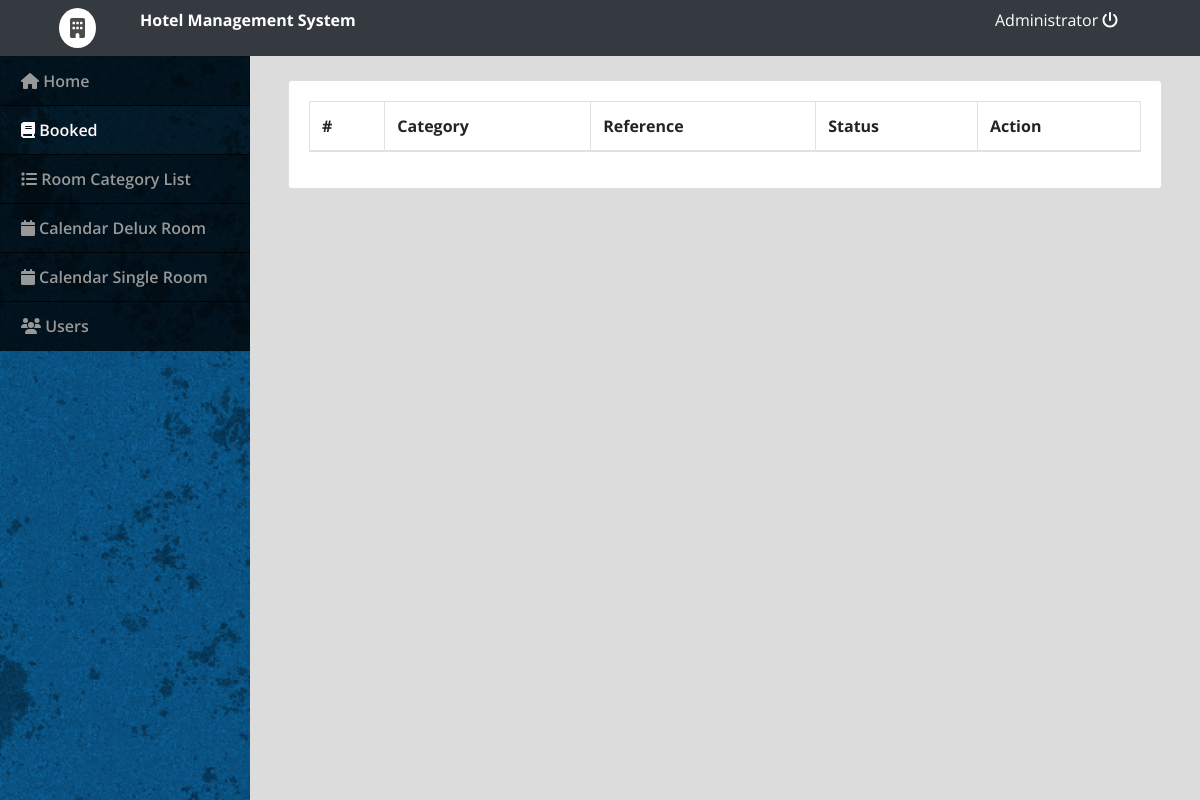
/admin/index.php?page=booked (signed in), run on an earlier commit of the app's database.
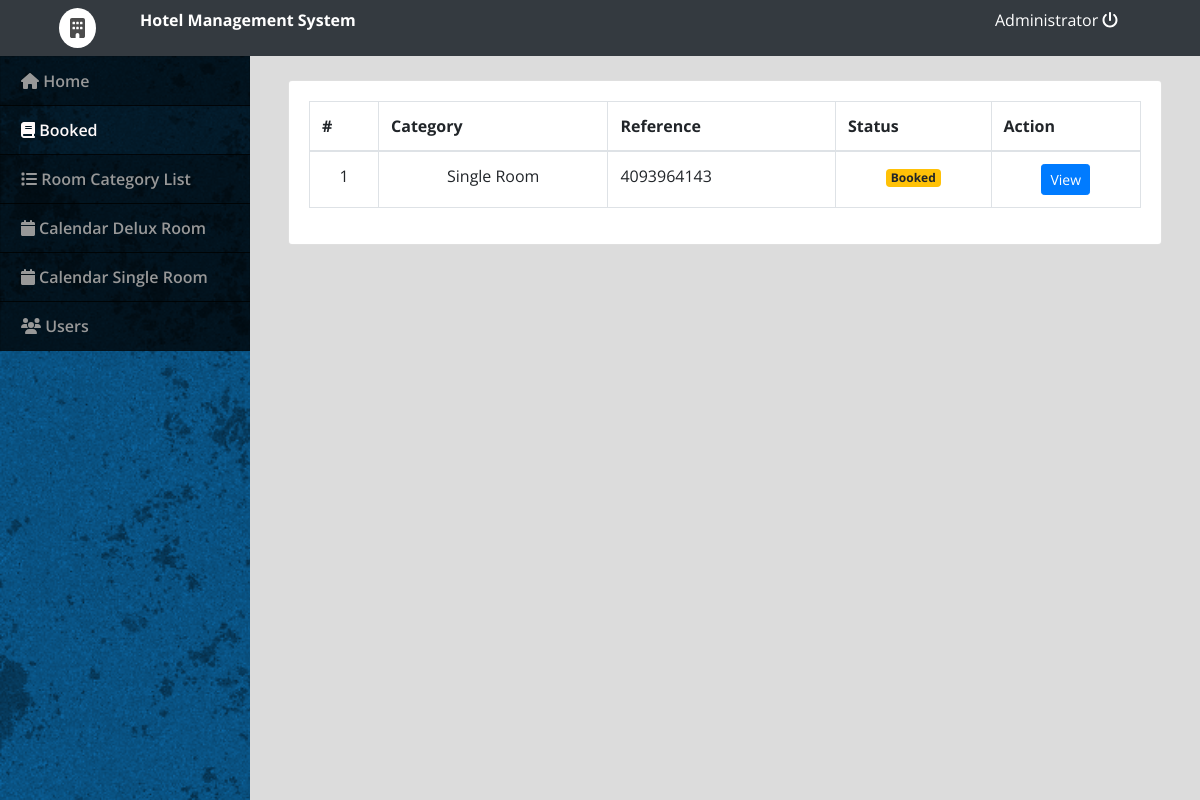
And on a later commit of the database.
### tables this page shows
CREATE TABLE `checked` (
  `id` int(30) NOT NULL,
  `ref_no` varchar(100) NOT NULL,
  `room_id` int(30) NOT NULL,
  `name` text NOT NULL,
  `contact_no` varchar(20) NOT NULL,
  `date_in` datetime NOT NULL,
  `date_out` datetime NOT NULL,
  `booked_cid` int(30) NOT NULL,
  `status` tinyint(1) NOT NULL DEFAULT 0 COMMENT '0 = pending, 1=checked in , 2 = checked out',
  `date_updated` datetime NOT NULL DEFAULT current_timestamp() ON UPDATE current_timestamp()
);

CREATE TABLE `room_categories` (
  `id` int(30) NOT NULL,
  `name` text NOT NULL,
  `price` float NOT NULL,
  `cover_img` text NOT NULL
);

### admin/booked.php (the view, shortened to what this page needs)
<?php include('db_connect.php');
$cat = $conn->query("SELECT * FROM room_categories");
$cat_arr = array();
while($row = $cat->fetch_assoc()){
	$cat_arr[$row['id']] = $row;
}
?>
<div class="container-fluid">
	<div class="col-lg-12">
		<div class="row mt-3">
			<div class="col-md-12">
				<div class="card">
					<div class="card-body">
						<table class="table table-bordered">
							<thead>
								<th>#</th>
								<th>Category</th>
								<th>Reference</th>
								<th>Status</th>
								<th>Action</th>
							</thead>
							<tbody>
								<?php
								$i = 1;
								$checked = $conn->query("SELECT * FROM checked where status = 0 order by status desc, id asc");
								while($row=$checked->fetch_assoc()):
								?>
								<tr>
									<td class="text-center"><?php echo $i++ ?></td>
									<td class="text-center"><?php echo $cat_arr[$row['booked_cid']]['name'] ?></td>
									<td class=""><?php echo $row['ref_no'] ?></td>
										<td class="text-center"><span class="badge badge-warning">Booked</span></td>
									<td class="text-center">
											<button class="btn btn-sm btn-primary check_out" type="button" data-id="<?php echo $row['id'] ?>">View</button>
									</td>
								</tr>
							<?php endwhile; ?>
							</tbody>
						</table>
					</div>
				</div>
			</div>
		</div>
	</div>
</div>

What changed in the data, as far as the page shows it:
added checked: booked_cid.name "Single Room", ref_no "4093964143"
